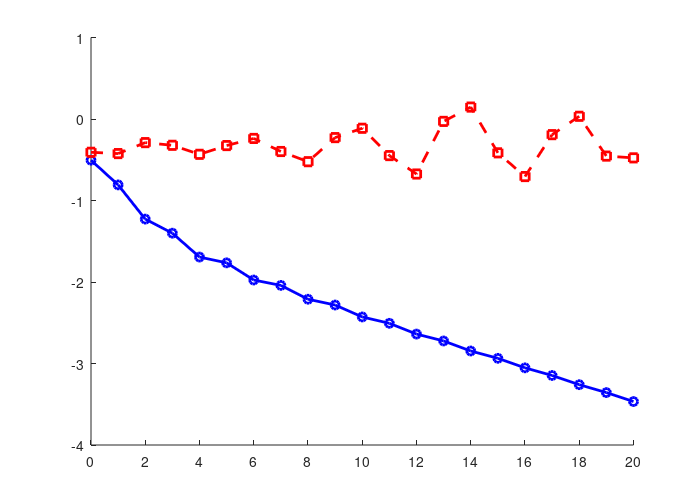

MATLAB code for this plot: (Note: this script raises an error after producing the figure.)
clear all;
clc;

vS=[1;exp(-j*2*pi/3);exp(j*2*pi/3)];
yLa=1/2;
sLa=1/20;
iLa=-1/2;
yt=1/2;
sL=[sLa; sLa;sLa];
iL=[iLa;iLa;iLa];
yL=[yLa;yLa;yLa];
Y=[yt 0 0 ; 0 yt 0;0 0 yt]; 
Y_NS=-[yt,0,0;0,yt,0;0,0,yt]; 

maxIt=21;

vIterations=zeros(3,maxIt); 

Z=inv(Y+diag(yL)); 
w=-Z*Y_NS*vS;

vIterations(:,1)=w;
err1=zeros(maxIt,1);

for it=2:maxIt
    
    
    fv=-conj(sL./vIterations(:,it-1))-abs(vIterations(:,it-1)).*iL;
    err1(it-1)= max(abs(fv-(Y+diag(yL))*vIterations(:,it-1)-Y_NS*vS)); 
    str=[num2str(err1(it-1)), '\n']; 
    fprintf(str);
    vIterations(:,it)=  (Y+diag(yL))\ (fv-Y_NS*vS);
    
    
end
vSol=vIterations(:,end); 
fv=-conj(sL./vSol)-abs(vSol).*iL;
err1(end)=max(abs(fv-(Y+diag(yL))*vSol-Y_NS*vS)); 



%% Second plot
sLa2=1/10;
sL2=[sLa2; sLa2;sLa2];


vIterations2=zeros(3,maxIt); 


vIterations2(:,1)=w;
err2=zeros(maxIt,1);

for it=2:maxIt
    
    
    fv=-conj(sL2./vIterations2(:,it-1))-abs(vIterations2(:,it-1)).*iL;
    err2(it-1)= max(abs(fv-(Y+diag(yL))*vIterations2(:,it-1)-Y_NS*vS)); 
    str=[num2str(err2(it-1)), '\n']; 
    fprintf(str);
    vIterations2(:,it)=  (Y+diag(yL))\ (fv-Y_NS*vS);
    
    
end
vSol2=vIterations2(:,end); 
fv=-conj(sL2./vSol2)-abs(vSol2).*iL;
err2(end)=max(abs(fv-(Y+diag(yL))*vSol2-Y_NS*vS)); 






x0=2;
y0=2;
width=7;
height=5;
twoNodeFigure=figure('Units','inches',...
'Position',[x0 y0 width height],...
'PaperPositionMode','auto');
set(twoNodeFigure, 'Name', 'twoNodeFigure');
hold on;


h1= plot(0:maxIt-1,log10(err1(1:maxIt)) , 'b-o','lineWidth',2);
hold on
 h2=plot(0:maxIt-1,log10(err2(1:maxIt)),'r--s','lineWidth',2);
 hold on

 


currentAxes=get(twoNodeFigure,'CurrentAxes');
set(0,'defaulttextinterpreter','latex')
set(currentAxes,'XTick',0:2:maxIt-1);
set(currentAxes,'XtickLabels',0:2:maxIt-1);
set(currentAxes,'YTick',[floor(min(min(log10([err1; err2])))):1:ceil(max(max(log10([err1;err2]))))]);
YTickLabelSet=floor(min(min(log10([err1; err2])))):1:ceil(max(max(log10([err1;err2]))));
set(currentAxes,'YTickLabel',[]);
xlim([0 maxIt-1]);
 ylim([floor(min(log10([err1; err2])))-1 ceil(max(log10([err1;err2])))+1]);
HorizontalOffset = 0.05;
ax=axis;
yTicks=get(currentAxes,'YTick');
for i = 1:length(YTickLabelSet)
%Create text box and set appropriate properties
     text(ax(1) - HorizontalOffset,yTicks(i),['$\mathbf{10^{' num2str( YTickLabelSet(i)) '}}$'],...
         'HorizontalAlignment','Right','interpreter', 'latex','fontSize',14,'fontName','Times New Roman');   
end
set(currentAxes,'fontSize',14); 
grid on; 
set(currentAxes, 'box','on'); 
xlabel('Iteration $t$','FontName','Times New Roman'); 
set(currentAxes,'FontName','Times New Roman');

ylabel('$\| \mathbf{v}[t+1]- \mathbf{v}[t]\|_{\infty}$'); 
yLabel=get(currentAxes,'yLabel');
set(yLabel,'Position',get(yLabel,'Position')-[1.5 0 0]);
legendTEXT=legend([h1, h2], '$s_L=\frac{1}{20}~(\mathrm{pu})$', '$s_L=\frac{1}{10}~(\mathrm{pu})$');
set(legendTEXT,'interpreter','Latex'); 
set(legendTEXT,'fontSize',14); 
set(legendTEXT,'fontname','Times New Roman');
set(legendTEXT,'fontWeight','Bold');
set(legend,'orientation','Vertical'); 
set(legend,'location','NorthEast');
set(currentAxes,'box','on');
% 
cd('Figures'); 
print -dpdf twoNodeFigure.pdf
print -depsc2 twoNodeFigure

cd('..'); 